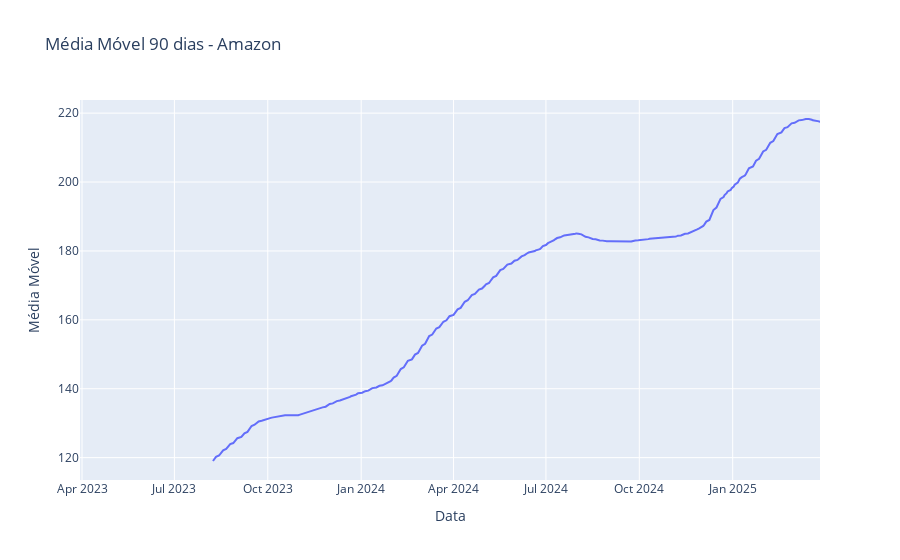

The cell this chart's notebook holds for it:
### Code cell
fig = px.line(amazon, x='Date', y='Mmovel90', title='Média Móvel 90 dias - Amazon', labels={'Mmovel90': 'Média Móvel', 'Date' : 'Data'})
fig.show()

### Figure 1 — Plotly figure (JSON) as saved in the notebook; plotly's stock layout.template omitted (floating-point values rounded to 4 significant figures; data arrays with more than 128 entries replaced by an {"elided": "..."} marker saying what was removed)
{"data": [{"hovertemplate": "Data=%{x}<br>Média Móvel=%{y}<extra></extra>", "legendgroup": "", "line": {"color": "#636efa", "dash": "solid"}, "marker": {"symbol": "circle"}, "mode": "lines", "name": "", "orientation": "v", "showlegend": false, "type": "scatter", "x": {"elided": "501 str values"}, "xaxis": "x", "y": {"elided": "501 float values"}, "yaxis": "y"}], "layout": {"legend": {"tracegroupgap": 0}, "title": {"text": "Média Móvel 90 dias - Amazon"}, "xaxis": {"anchor": "y", "domain": [0, 1], "title": {"text": "Data"}}, "yaxis": {"anchor": "x", "domain": [0, 1], "title": {"text": "Média Móvel"}}}}
